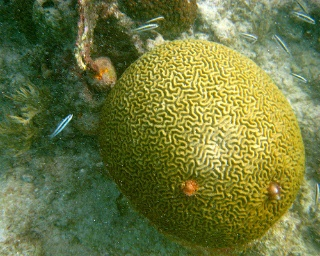
//> input picture Vitis-AI-Library/samples/classification/sample_classification.jpg, 320 x 256 px
$ ./xf_cca_custom_tb ../../../../../../../../../Vitis-AI-Library/samples/classification/sample_classification.jpg   (built with g++ and OpenCV 4)
//> lines starting //> are read from the running program, lines starting //| are printed output that depends on the picture; after the words box and inside, x2 and y2 are one past the last pixel; in counts of white or black regions, pixels touching at a corner belong together
// [15 lines of licence text are left out]

#include "common/xf_headers.hpp"
#include "opencv2/features2d.hpp"
#include "opencv2/opencv.hpp"

#include "xf_cca_custom_config.h"

int main(int argc, char** argv) {
    if (argc != 2) {
        fprintf(stderr, "Invalid Number of Arguments!\nUsage:\n");
        fprintf(stderr, "<Executable Name> <input image path> \n");
        return -1;
    }

    cv::Mat in_img, out_img;

    // reading in the image
    in_img = cv::imread(argv[1], 0);
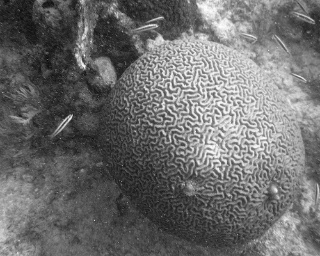
//> in_img: 256 rows x 320 cols, CV_8UC1; min 7, max 255, mean 109.2

    if (in_img.data == NULL) {
        fprintf(stderr, "Cannot open image at %s\n", argv[1]);
        return 0;
    }

    cv::Mat threshold_binary_image, median_filter_image1, post_blur_threshold_binary_image;
    cv::threshold(in_img, threshold_binary_image, 60, 255, cv::THRESH_BINARY_INV);
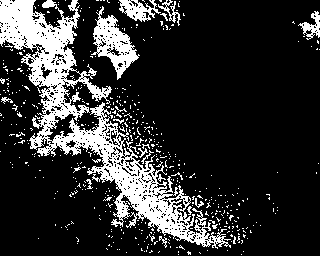
//> threshold_binary_image: 256 rows x 320 cols, CV_8UC1; 19.1% white; 494 white regions (477 under 20 px), largest, box (x1, y1, x2, y2) and area: (0, 0, 231, 249) 11591, (91, 6, 140, 80) 1365, (119, 0, 161, 22) 474
    cv::medianBlur(threshold_binary_image, median_filter_image1, 9);
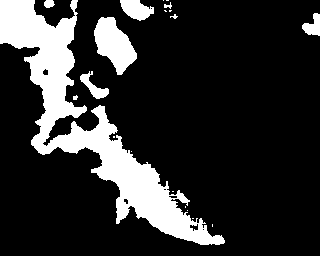
//> median_filter_image1: 256 rows x 320 cols, CV_8UC1; 18% white; 20 white regions (13 under 20 px), largest, box (x1, y1, x2, y2) and area: (0, 0, 225, 245) 12131, (94, 17, 137, 75) 1444, (120, 0, 154, 21) 466
    cv::threshold(median_filter_image1, post_blur_threshold_binary_image, 10, 255, cv::THRESH_BINARY);
    cv::imwrite("in_thresh.png", post_blur_threshold_binary_image);

    out_img.create(in_img.rows, in_img.cols, in_img.type());
    int height = in_img.rows;
//> height = 256
    int width = in_img.cols;
//> width = 320
    unsigned char* tmp_out_data1 = (unsigned char*)malloc(height * width);
    unsigned char* tmp_out_data2 = (unsigned char*)malloc(height * width);
    int def_pix, obj_pix;

    ////////////////////	HLS TOP function call	/////////////////
    cca_custom_accel((uint8_t*)post_blur_threshold_binary_image.data, (uint8_t*)post_blur_threshold_binary_image.data,
                     (uint8_t*)tmp_out_data1, (uint8_t*)tmp_out_data2, (uint8_t*)out_img.data, (int*)&obj_pix,
                     (int*)&def_pix, height, width);
//> (this line was passed over: cca_custom_accel is not available in this run)

    cv::imwrite("Defect_image.png", out_img);

    cv::Mat median_filter_image2;
    cv::medianBlur(out_img, median_filter_image2, 9);
    cv::imwrite("post_median.png", median_filter_image2);

    double defect_threshold = 0.3; //.3%

    double total_pixels = height * width;
//> total_pixels = 81920
    double obj_wo_def = obj_pix;
    double obj_w_def = obj_pix + def_pix;
    double defect_pixels = def_pix;
    double defect_pixels_post_blur = cv::countNonZero(median_filter_image2);
    double defect_density = (defect_pixels_post_blur / obj_w_def) * 100;
    bool defect_decision = (defect_density > defect_threshold);

    char text_buffer[60];
    int y_point = 100;
    cv::Mat text_image = cv::Mat::zeros(height, width, CV_8U);

    sprintf(text_buffer, "Total Pixels: %.2lf", total_pixels);
    cv::putText(text_image, text_buffer, cv::Point(100, y_point), cv::FONT_HERSHEY_TRIPLEX, 1, 255, 1);
    y_point += 30;

    sprintf(text_buffer, "Total Object Pixels: %.2lf", obj_w_def);
    cv::putText(text_image, text_buffer, cv::Point(100, y_point), cv::FONT_HERSHEY_TRIPLEX, 1, 255, 1);
    y_point += 30;

    sprintf(text_buffer, "Defect Pixels: %.2lf", defect_pixels_post_blur);
    cv::putText(text_image, text_buffer, cv::Point(100, y_point), cv::FONT_HERSHEY_TRIPLEX, 1, 255, 1);
    y_point += 30;

    sprintf(text_buffer, "Density Trashold: %.2lf", defect_threshold);
    cv::putText(text_image, text_buffer, cv::Point(100, y_point), cv::FONT_HERSHEY_TRIPLEX, 1, 255, 1);
    y_point += 30;

    sprintf(text_buffer, "Defect Density: %.2lf ", defect_density);
//> defect_density = nan
    cv::putText(text_image, text_buffer, cv::Point(100, y_point), cv::FONT_HERSHEY_TRIPLEX, 1, 255, 1);
    y_point += 30;

    sprintf(text_buffer, "Is Defected: %s", defect_decision ? "Yes" : "No");
    cv::putText(text_image, text_buffer, cv::Point(100, y_point), cv::FONT_HERSHEY_TRIPLEX, 1, 255, 1);

    cv::String text_image_window = "./output_8_text_overlay.jpg";
    cv::imwrite(text_image_window, text_image);

    printf("Test passed!\n");

    return 0;
}
